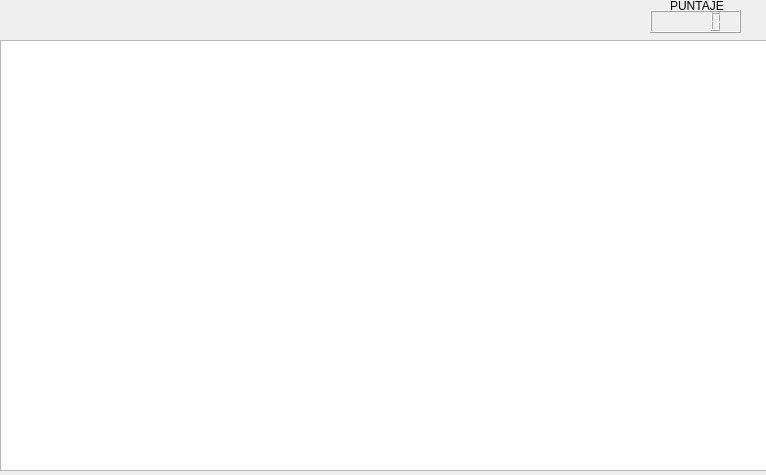
<?xml version="1.0" encoding="UTF-8"?>
<ui version="4.0">
 <class>Form</class>
 <widget class="QWidget" name="Form">
  <property name="geometry">
   <rect>
    <x>0</x>
    <y>0</y>
    <width>766</width>
    <height>475</height>
   </rect>
  </property>
  <property name="windowTitle">
   <string>Form</string>
  </property>
  <widget class="QGraphicsView" name="ecena">
   <property name="geometry">
    <rect>
     <x>0</x>
     <y>40</y>
     <width>771</width>
     <height>431</height>
    </rect>
   </property>
  </widget>
  <widget class="QLCDNumber" name="puntaje">
   <property name="geometry">
    <rect>
     <x>650</x>
     <y>10</y>
     <width>91</width>
     <height>23</height>
    </rect>
   </property>
  </widget>
  <widget class="QLabel" name="label">
   <property name="geometry">
    <rect>
     <x>670</x>
     <y>-4</y>
     <width>81</width>
     <height>20</height>
    </rect>
   </property>
   <property name="text">
    <string>PUNTAJE</string>
   </property>
  </widget>
 </widget>
 <resources/>
 <connections/>
</ui>
